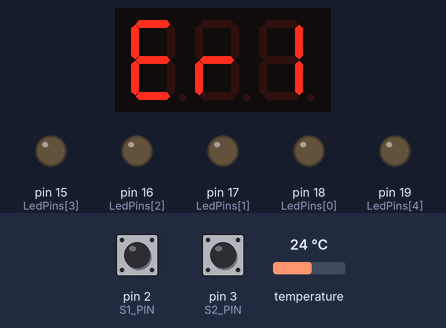
Bench run of a sketch on a simulated Arduino Uno, built with avr-gcc and run on an emulated ATmega328P. On the bench: 3-digit seven-segment display, output pins drawn as LEDs (lit = HIGH). The inputs (shaded band) are chosen by the test bench; at power-on: pin 2 (S1_PIN) HIGH, pin 3 (S2_PIN) HIGH, temperature 24 °C.

Above: at 1.2 s.
1.3 s: pin 2 (S1_PIN) pulled LOW for 0.15 s
At 3.2 s:
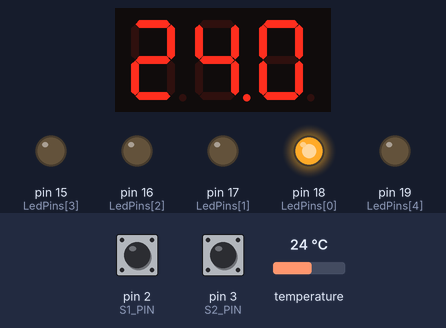
3.5 s: pin 3 (S2_PIN) pulled LOW for 0.15 s
At 4.7 s:
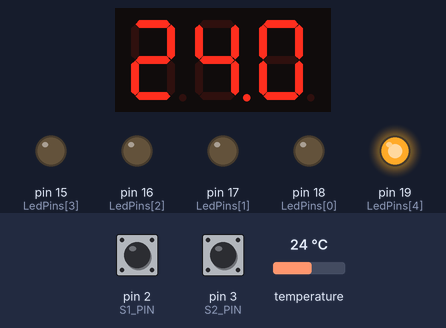
5.1 s: pin 2 (S1_PIN) pulled LOW for 1 s
At 8.4 s:
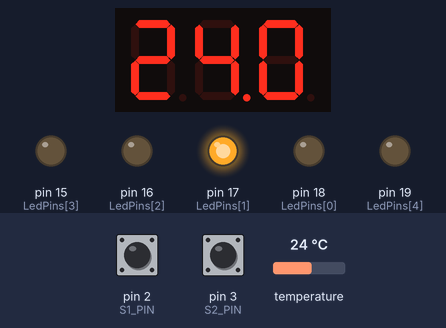
8.7 s: pin 2 (S1_PIN) pulled LOW for 0.15 s
At 10.1 s:
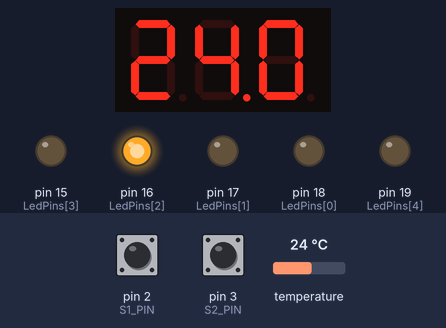
10.9 s: pin 2 (S1_PIN) pulled LOW for 3.2 s
At 13.0 s:
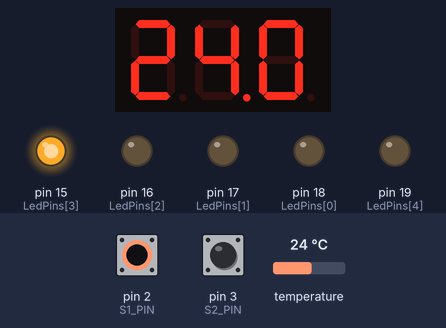
15.6 s: pin 3 (S2_PIN) pulled LOW for 1 s
At 16.5 s:
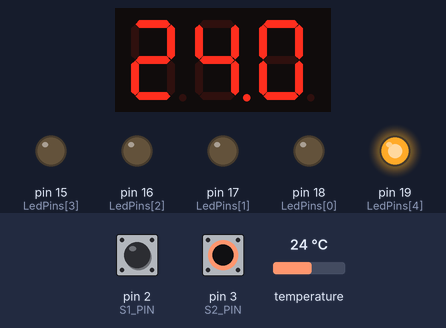
Timing chart, 0 to 18.6 s (numbered marks = the images above; inputs shaded):
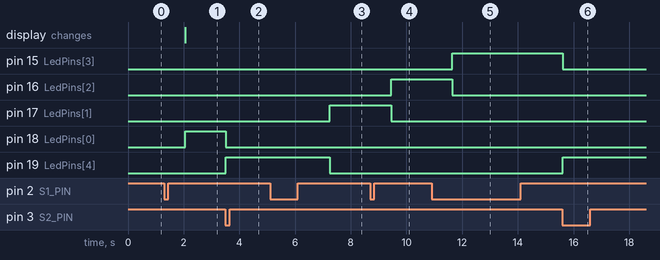

The sketch:

temperature_measurement_system.ino
```cpp
#include <SevenSeg.h>
#include <DS18B20.h>
#include <Sensor.h>
#include <func.h>

// Resolution for DS18B20 sensor [bits]
#define DS18B20_RESOLUTION 12
// Pinout DQ for DS18B20 sensors
#define SENSOR_PIN 14
// Pinout for Switch_1
#define S1_PIN 2
// Pinout for Switch_2
#define S2_PIN 3

SevenSeg Display(11,1,4,7,8,10,0);
DS18B20 DQ (SENSOR_PIN);
Sensor Sensor_list[SENSORS_NUM];

volatile bool switch_1_Flag = false;        // Press Switch 1 flag
volatile bool switch_2_Flag = false;        // Press Switch 2 flag
volatile uint8_t press_num = SENSORS_NUM;

void setup(){
  // Set Switch_1 and Switch_2 as INPUT with pullup resistor
  pinMode(S1_PIN, INPUT_PULLUP);
  pinMode(S2_PIN, INPUT_PULLUP);

  // LEDs Initialization
  Led_Init();
  // Display Initialization
  display_Init(&Display);

  // Set DS18B20 resolution
  DQ.setResolution(DS18B20_RESOLUTION);

  // Find each sensors address
  find_sensor(&DQ, &Sensor_list[0], &Display);

  // Turn ON interrupts for Switch 1 and Switch 2. Trigger: Falling edge
  attachInterrupt(digitalPinToInterrupt(S1_PIN), switch_1_Handler, FALLING);
  attachInterrupt(digitalPinToInterrupt(S2_PIN), switch_2_Handler, FALLING);

}

void loop(){

 if (switch_1_Flag) {          // If press switch 1, print value of temperature from single sensor
   switch_1_Flag = false;      // Clear Switch 1 flag
    if (press_num >= 0 && press_num <= SENSORS_NUM-1){
      if (readTemp(&DQ, &Sensor_list[press_num]) != 0){             // Print value of temperature, if read was success
        print_value(press_num, &Sensor_list[press_num], &Display);
      }
      else{                                         // If read was failure, print error code on display
        Led_OFF();                                    // Turn OFF all Leds
        digitalWrite(LedPins[press_num], HIGH);       // Turn ON Led which appropriate Sesnsor with problem
        Display.write("ER2");
      }
    }
 }

if (switch_2_Flag) {            // If press switch 2, print mean value of temperature from each sensors
    switch_2_Flag = false;      // Clear Switch 2 flag
    print_mean_value(&DQ, &Sensor_list[0],&Display);
  }

}

void switch_1_Handler(){
  delay(10);                        // Eliminate debouncing
  if(digitalRead(S1_PIN) == LOW){   // Eliminate debouncing cdn.
    switch_1_Flag = true;           // Set Switch 1 flag
    press_num++;
    if(press_num >= SENSORS_NUM){
      press_num = 0;
    }
  }
}
void switch_2_Handler(){
  delay(10);                        // Eliminate debouncing
  if(digitalRead(S2_PIN) == LOW){   // Eliminate debouncing cdn.
    switch_2_Flag = true;           // Set Switch 2 flag
  }
}

ISR(TIMER2_COMPA_vect){
  Display.interruptAction();
}
```

Sensor.cpp
```cpp
#include "Arduino.h"
#include "Sensor.h"

Sensor::Sensor(){
    uint8_t address[ADDRESS_SIZE] = {1,1,1,1,1,1,1,1};
    memcpy(faddress, address, ADDRESS_SIZE);
    ftemperature = 0.0;
}

void Sensor::set_temp(float temperature){
    ftemperature = temperature;
}

float Sensor::get_temp() const{
    return ftemperature;
}

void Sensor::set_address(uint8_t address[]){
  memcpy(faddress, address, ADDRESS_SIZE);
}

const uint8_t* Sensor::get_address() const {
  return faddress;
}
```

func.cpp
```cpp
#include "Arduino.h"
#include <func.h>

// Pinout for digits on LED display
int digitPins[DIGITS_NUM]={12,9,6};
// Pinout for LED
int LedPins[LED_NUM] = {18,17,16,15,19};

void display_Init(SevenSeg *display){
  display->setCommonAnode();                    // Set display with common anode
  display->setDigitPins(DIGITS_NUM,digitPins);  // Set digits pins
  display->setDPPin(DOT_PIN);                   // Set dot pin
  display->setTimer(2);                         // Set Timera 2
  display->startTimer();                        // Start Timer 2
}

void find_sensor(DS18B20 *DQ, Sensor *Sens, SevenSeg *display){
  uint8_t addr_temp[ADDRESS_SIZE];
  for (int i = 0; i < SENSORS_NUM; i++){
    if(DQ->selectNext()!=0){            // If find next sensor, save address to the appropriate Sesnsor.faddress
      DQ->getAddress(addr_temp);
      (Sens+i)->set_address(addr_temp);
    }
    else{
      display->write("ER1");            // If find less address than number of sensor, print error code on display
      break;
    }
  }
}

void Led_Init(){
  for (uint8_t i=0; i < LED_NUM; i++){
    pinMode(LedPins[i], OUTPUT);      // Set Led pins as output
  }
}

void Led_OFF(){
  for (uint8_t i=0; i < LED_NUM; i++){
    digitalWrite(LedPins[i], LOW);    // Set Led output to LOW state
  }
}

uint8_t readTemp(DS18B20 *DQ, Sensor *Sens){
  if(DQ->select(Sens->get_address())!=0){
    Sens->set_temp(DQ->getTempC());         // Reat temperature if sensor is available
    return 1;
  }
  return 0;
}

void print_value(uint8_t sens_num, Sensor *Sens, SevenSeg *display){
  Led_OFF();
  digitalWrite(LedPins[sens_num], HIGH);    // Turn ON the appropriate LED
  display->write(Sens->get_temp());         // Print temmperature value on display
}

void print_mean_value(DS18B20 *DQ, Sensor *Sens, SevenSeg *display){
  uint8_t num_available_sesnor = 0;         // Number of available sensors
  Led_OFF();                                // Turn OFF all Leds
  digitalWrite(LedPins[LED_NUM-1], HIGH);   // Turn ON the appropriate LED
  float mean = 0.0;
  for (int i = 0; i < SENSORS_NUM; i++){
    if(readTemp(DQ, Sens+i) == 1){          // Read temperature from all available sensors
      mean+= (Sens+i)->get_temp();
      num_available_sesnor++;
    }
  }
  mean = mean/num_available_sesnor;         // Count mean value:  MEAN = SUM_TEMP_FROM_ALL_AVAILABLE_SENSORS / NUMBER_OF_AVAILABLE_SENSORS
  display->write(mean);                     // Print result on display
}
```

Measured:
- after the input at 1.3 s, pin 18 (LedPins[0]): LOW → HIGH after 0.75 s; the display: changes after 0.75 s (image 1)
- after the input at 3.5 s, pin 18 (LedPins[0]): HIGH → LOW at once; pin 19 (LedPins[4]): LOW → HIGH at once
- after the input at 5.1 s, pin 17 (LedPins[1]): LOW → HIGH after 2.2 s; pin 19 (LedPins[4]): HIGH → LOW after 2.2 s
- after the input at 8.7 s, pin 16 (LedPins[2]): LOW → HIGH after 0.75 s; pin 17 (LedPins[1]): HIGH → LOW after 0.75 s
- after the input at 10.9 s, pin 15 (LedPins[3]): LOW → HIGH after 0.75 s; pin 16 (LedPins[2]): HIGH → LOW after 0.75 s
- after the input at 15.6 s, pin 15 (LedPins[3]): HIGH → LOW at once; pin 19 (LedPins[4]): LOW → HIGH at once
